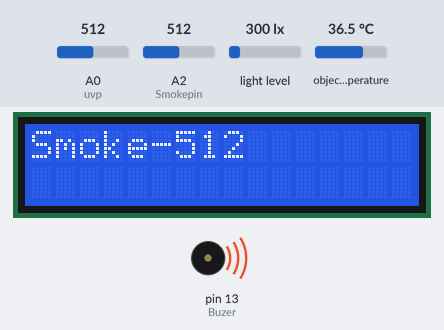
Bench run of a sketch on a simulated Arduino Uno, built with avr-gcc and run on an emulated ATmega328P. On the bench: 16×2 character LCD, buzzer (waves = sounding, pin HIGH). Inputs (shaded band) come from the test bench; at power-on: A2 (Smokepin) = 512, object temperature 36.5 °C, A0 (uvp) = 512, light level 300 lx. What the sketch prints to the serial monitor is not drawn.

Above: at 1.2 s.
1.3 s: A2 (Smokepin) set to 90
At 3.0 s:
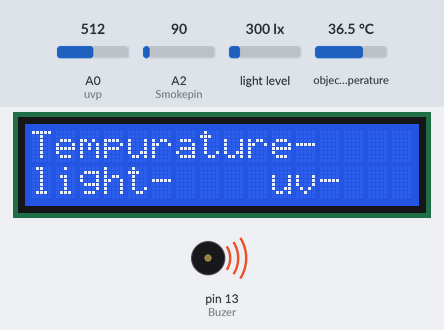
5.4 s: object temperature set to 20 °C
At 7.4 s:
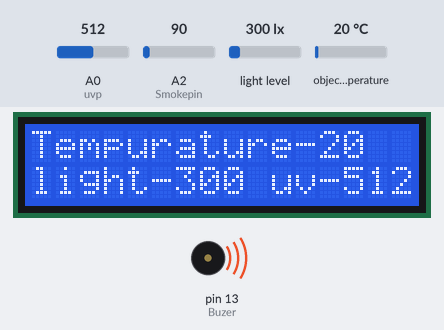
7.7 s: A0 (uvp) set to 716
At 8.3 s:
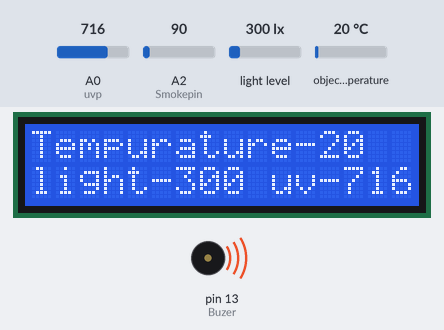
9.2 s: light level set to 40 lx
At 10.1 s:
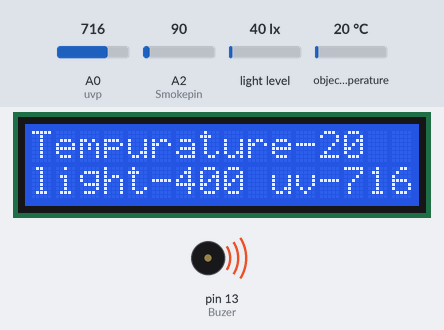
10.8 s: A0 (uvp) set to 992
At 11.9 s:
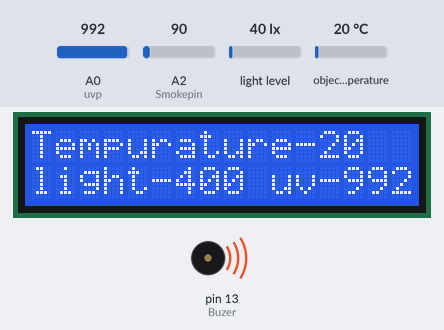
12.3 s: object temperature set to 26 °C
At 13.7 s:
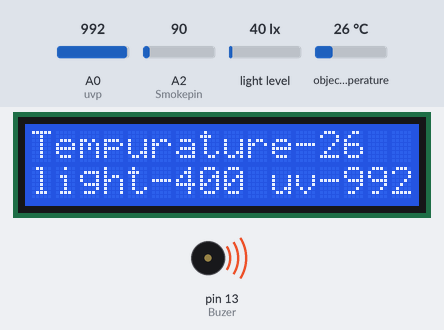
Timing chart, 0 to 14.9 s (numbered marks = the images above; inputs shaded):
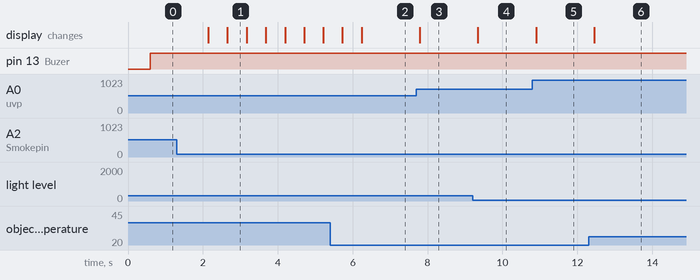

The sketch:

fire_sensing.ino
```cpp
#include <Adafruit_MLX90614.h>
Adafruit_MLX90614 mlx = Adafruit_MLX90614();
#include <Wire.h>
#include <Adafruit_Sensor.h>
#include <Adafruit_TSL2561_U.h>
Adafruit_TSL2561_Unified tsl = Adafruit_TSL2561_Unified(TSL2561_ADDR_FLOAT, 12345);
#include <LiquidCrystal.h>
LiquidCrystal lcd(11,12,2,3,4,5);
#define uvp A0
#define Smokepin A2
#define Buzer 13
int A,B,C;
int x,y,z;
int s;
void setup() {
  Serial.begin(9600);

  mlx.begin();
  tsl.begin();
  tsl.enableAutoRange(true);
  tsl.setIntegrationTime(TSL2561_INTEGRATIONTIME_13MS);
  pinMode(Smokepin,INPUT);
  pinMode(Buzer,OUTPUT);
  pinMode(uvp,INPUT);
  Serial.begin(9600);
  lcd.begin(16, 2);
  dis();


}
void dis()
{
   lcd.clear();
  lcd.setCursor(0, 0);
  lcd.print("Tempurature-");
  lcd.setCursor(0,1);
  lcd.print("light-");
  lcd.setCursor(10,1);
  lcd.print("uv-");
}
void temp()
{
  x=mlx.readObjectTempC();
  Serial.println(x);
}
void lumni()
{
  sensors_event_t event;
  tsl.getEvent(&event);
  y=event.light;

}
void uv()
{
  z=analogRead(uvp);
  Serial.println(z);
}
void smoke()
{
  s=analogRead(Smokepin);
  Serial.println(s);
}
void buzer()
{
  digitalWrite(Buzer,HIGH);
  delay(10);
  //digitalWrite(Buzer,LOW);

}

void loop() {
  temp();
  lumni();
  uv();

  if(x>30&&y>100&&z>50)
  {
    smoke();
    lcd.clear();
    lcd.setCursor(0, 0);
    lcd.print("Smoke-");
    lcd.setCursor(6, 0);
    lcd.print(s);
    delay(500);
    if(s>100)
    {
      buzer();
    }
    else
    {
      dis();
    }

  }
  else
  {
    lcd.setCursor(12,0);
  lcd.print(x);
  lcd.setCursor(6,1);
  lcd.print(y);
  lcd.setCursor(13,1);
  lcd.print(z);
  }

  delay(500);


}
```

Measured:
- after the input at 1.3 s, the display: first changes after 0.85 s (image 1 shows a later state)
- after the input at 5.4 s, the display: first differs from a run without the input after 0.84 s (image 2)
- after the input at 7.7 s, the display: changes after 0.09 s (image 3)
- after the input at 9.2 s, the display: changes after 0.14 s (image 4)
- after the input at 10.8 s, the display: changes after 0.10 s (image 5)
- after the input at 12.3 s, the display: changes after 0.15 s (image 6)
- what the display in image 1 shows lasts 0.5 s, from 2.7 s to 3.2 s
